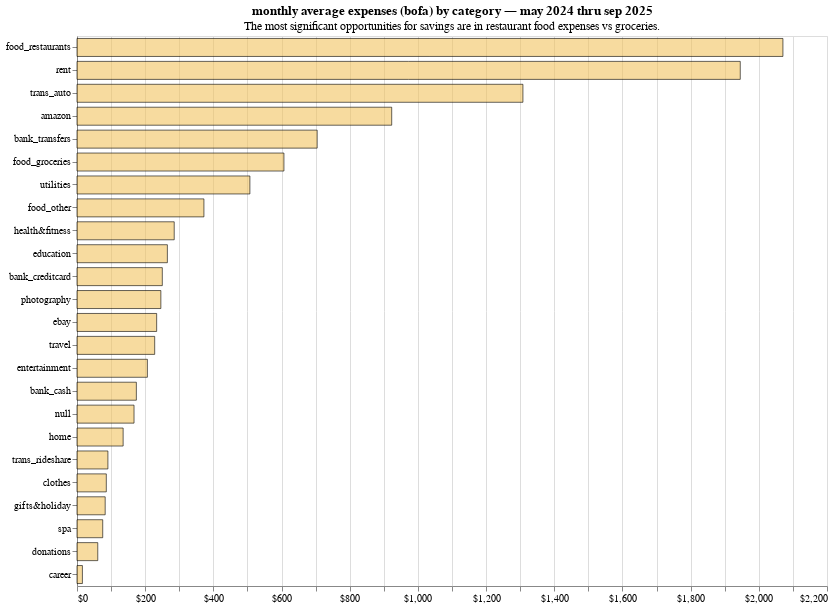

The code cell stored with this chart in its notebook:
### Code cell
monthly_average_by_category = alt.Chart(
    df_categorized.group_by('Category').agg(
        (pl.col('Expense').sum() / elapsed_months).round(2).alias('Expenses')
    ),
    title=alt.Title(
        'monthly average expenses (bofa) by category — may 2024 thru sep 2025',
        subtitle='The most significant opportunities for savings are in restaurant food expenses vs groceries.'
    ),
    width=750,
    height=550,
).mark_bar(
    color=base_color,
    opacity=base_opacity,
    stroke='black',
    height=18,
).encode(
    y=alt.Y('Category', title='', sort=alt.SortField('Expenses', order='descending')),
    x=alt.X('Expenses', title='', axis=alt.Axis(format='$,d')),
    tooltip='custom_tooltip:N'
).transform_calculate(
    custom_tooltip='"$" + datum.Expenses'
)

monthly_average_by_category

### Figure 1 — Vega-Lite specification as saved in the notebook (floating-point values rounded to 4 significant figures)
{"usermeta": {"embedOptions": {"theme": "ggplot2"}}, "config": {"view": {"continuousWidth": 300, "continuousHeight": 300}}, "data": {"name": "data-7f38da9d331bc255af2d60fe2012bd1d"}, "mark": {"type": "bar", "color": "#f2c45f", "height": 18, "opacity": 0.6, "stroke": "black"}, "encoding": {"tooltip": {"field": "custom_tooltip", "type": "nominal"}, "x": {"axis": {"format": "$,d"}, "field": "Expenses", "title": "", "type": "quantitative"}, "y": {"field": "Category", "sort": {"field": "Expenses", "order": "descending"}, "title": "", "type": "nominal"}}, "height": 550, "title": {"text": "monthly average expenses (bofa) by category — may 2024 thru sep 2025", "subtitle": "The most significant opportunities for savings are in restaurant food expenses vs groceries."}, "transform": [{"calculate": "\"$\" + datum.Expenses", "as": "custom_tooltip"}], "width": 750, "$schema": "https://vega.github.io/schema/vega-lite/v5.20.1.json", "datasets": {"data-7f38da9d331bc255af2d60fe2012bd1d": [{"Category": "ebay", "Expenses": 233.7}, {"Category": null, "Expenses": 167.3}, {"Category": "amazon", "Expenses": 923.2}, {"Category": "entertainment", "Expenses": 206.5}, {"Category": "trans_rideshare", "Expenses": 90.69}, {"Category": "spa", "Expenses": 75.48}, {"Category": "bank_transfers", "Expenses": 704.6}, {"Category": "donations", "Expenses": 60.93}, {"Category": "home", "Expenses": 135.4}, {"Category": "education", "Expenses": 265.1}, {"Category": "bank_creditcard", "Expenses": 250.3}, {"Category": "food_restaurants", "Expenses": 2071.0}, {"Category": "utilities", "Expenses": 507.1}, {"Category": "photography", "Expenses": 246.0}, {"Category": "clothes", "Expenses": 85.99}, {"Category": "rent", "Expenses": 1946.0}, {"Category": "career", "Expenses": 15.88}, {"Category": "travel", "Expenses": 227.9}, {"Category": "health&fitness", "Expenses": 285.2}, {"Category": "food_other", "Expenses": 372.3}, {"Category": "gifts&holiday", "Expenses": 82.7}, {"Category": "bank_cash", "Expenses": 174.2}, {"Category": "trans_auto", "Expenses": 1308.0}, {"Category": "food_groceries", "Expenses": 607.0}]}}
